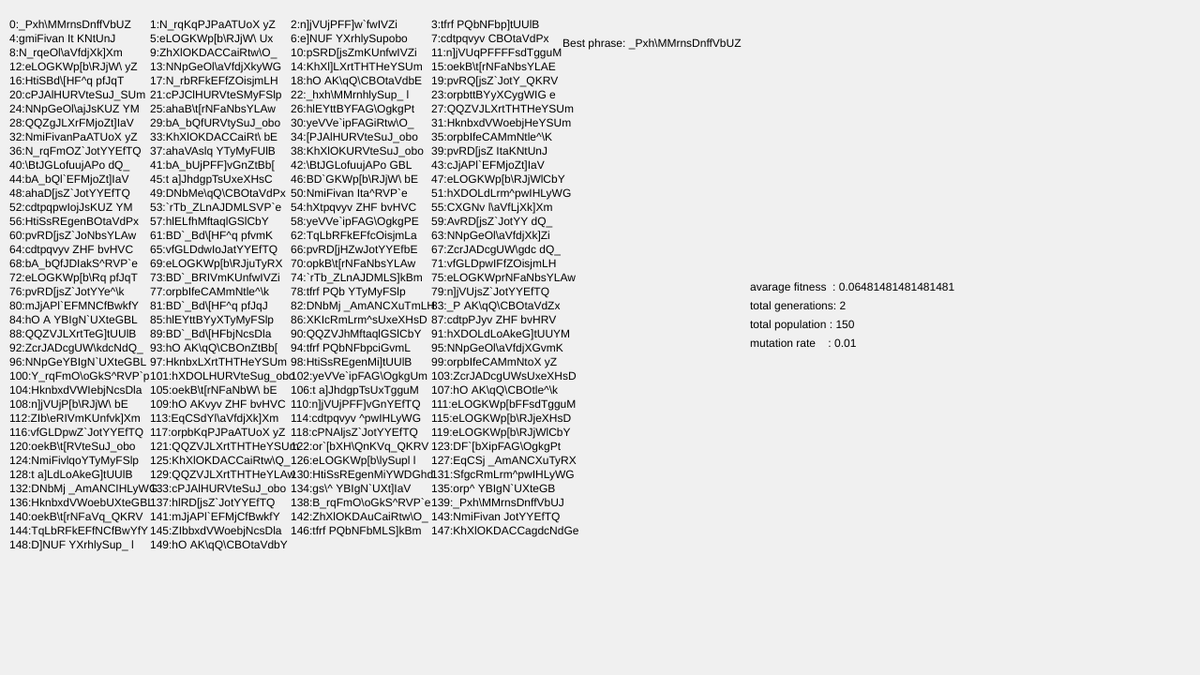
Frame 1 (no input)
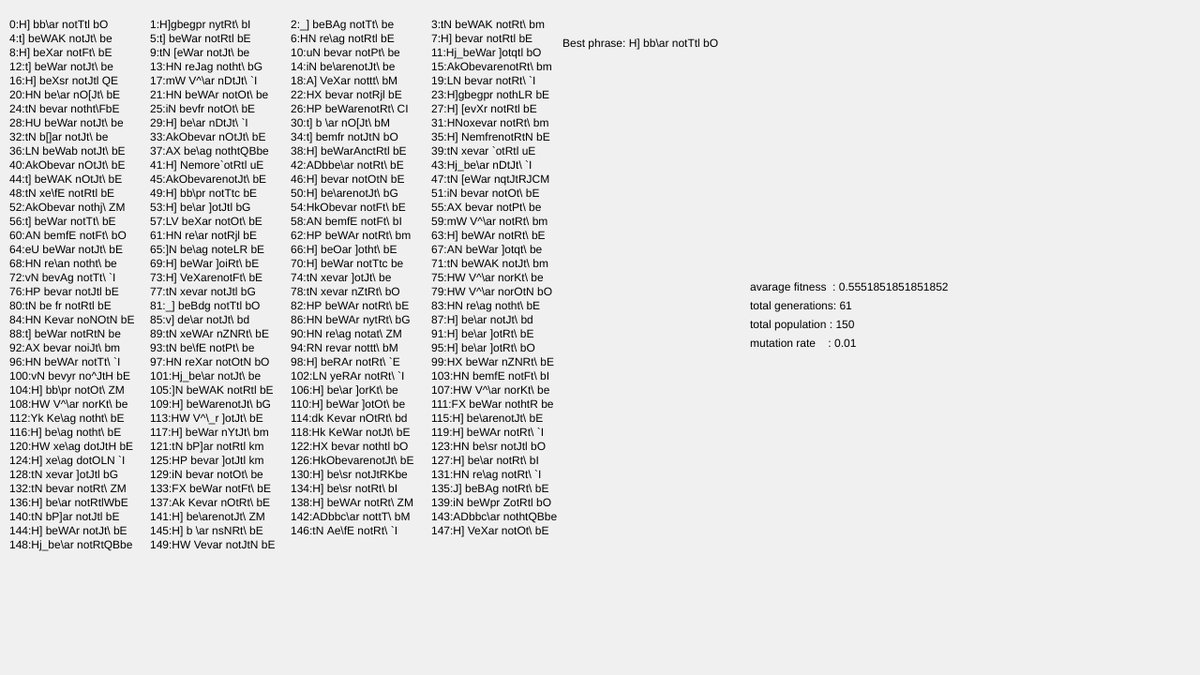
Frame 60 (no input)
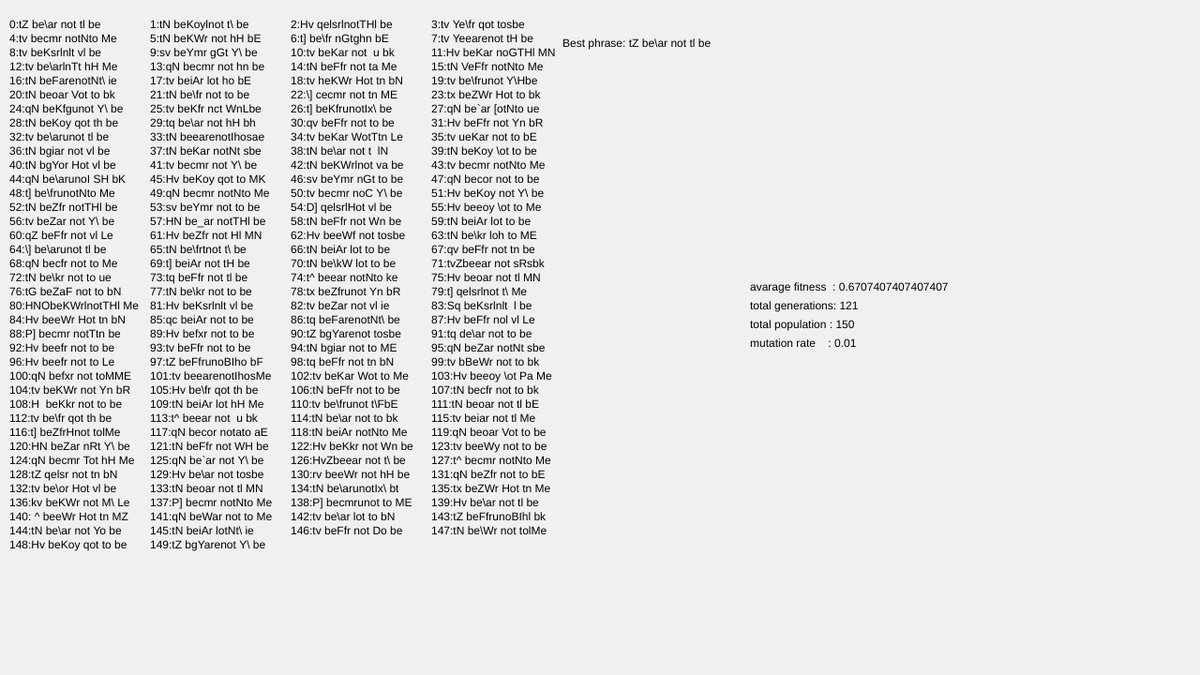
Frame 120 (the mouse pressed at the canvas centre since frame 60)

The p5.js sketch that drew these frames (run headless with seeded random() and noise() and a simulated clock; from frame 60 on, the mouse is pressed at the canvas centre):

// p5.js sketch
// ── sketch.js
/// <reference path="../../p5.global-mode.d.ts" />
// Excercise_9.6
// ok 各世代でターゲットに最も近い句を表示
// ok 世代数表示
// ok 平均適応度(fitness)
function newChar() {
	let c = floor(random(64, 122)); // ascii code.
	c = (c === 64) ? 32 : c; // @ mark to space.
	return String.fromCharCode(c);
}

class DNA {
	constructor(dnaLength) {
		this.genes = Array.from(Array(dnaLength), () => newChar());
		this.fitness = 0;
    }
    calcScore(target) {
        return this.genes.reduce((p, c, i, a) => c === target[i] ? ++p : p, 0); 
    }
	// 適応度関数
	calcFitness(target) {
		this.fitness = this.calcScore(target) / target.length;
	}
	// 交叉
	crossover(partner) {
		let child = new DNA(this.genes.length);
		const midpoint = floor(random(this.genes.length));
		child.genes = child.genes.map((v, i) => (i > midpoint) ? this.genes[i] : partner.genes[i]);
		return child;
	}
	// 突然変異
	mutate(mutationRate) {
		this.genes.forEach((v, i, a) => a[i] = random(1) < mutationRate ? newChar() : v);
	}
}

// 人口
class Population {
	constructor(target, populationCount, mutationRate = 0.01) {
		this.target = target;
		this.generationCount = 1;
		this.mutationRate = mutationRate;

		this.create(target.length, populationCount);
	}
	// ステップ1.集団の作成
	create(dnaLength, populationCount) {
		this.population = Array.from(Array(populationCount), () => new DNA(dnaLength));
	}
	// ステップ2.選択
	select() {
		// 集団の各要素の適応度を計算
		this.population.forEach((dna, i, a) => dna.calcFitness(this.target));
		// 交配プールを作成
		// TODO Exercise 9.2
		// TODO Exercise 9.3
		this.matingPool = [];
		this.population.forEach((dna, i, a) => {
			let n = floor(dna.fitness * 100);
			Array.prototype.push.apply(this.matingPool, Array(n).fill(this.population[i]));
		});
		return this;
	}
	// ステップ3. 生殖(reproduction)
	reproduct() {
		this.population = this.population.map((v, i) => {
			let parent1 = this.matingPool[floor(random(this.matingPool.length))];
			let parent2 = this.matingPool[floor(random(this.matingPool.length))];
			// 交叉
			let child = parent1.crossover(parent2);
			// 突然変異
			child.mutate(this.mutationRate);
			return child;
		});
		return this;
	}
	// 表示
	display() {
		this.population.map((dna) => dna.genes.join(''))
			.forEach((v, i, a) => {
				let x = i % 4;
				let y = int(i / 4);
				if (v === this.target) {
					fill(255, 0, 0);
				} else {
					fill(0, 0, 0);
				}
				text(`${i}:${v}`, 10 + (x * 150), 30 + (y * 15));
			});

		// status
		// best phrase
		let currentMax = -1;
		let maxDna;
		this.population.forEach((dna, i, o) => {
			if (currentMax === -1) {
				currentMax = dna.fitness;
				maxDna = dna;
			} else if (dna.genes.join('') === this.target) {
				currentMax = dna.fitness;
				maxDna = dna;
			} else if (currentMax > dna.fitness) {
				currentMax = dna.fitness;
				maxDna = dna;
			}
		});
		text(`Best phrase: ${maxDna.genes.join('')}`, 600, 50);
		// ステップ3.生殖で、DNAオブジェクトが子供になるので、まだdna.fitnessが0.0。そのためfitnessを計算する必要がある。
		text(`avarage fitness  : ${this.average()}`, 800, 310);
		text(`total generations: ${++this.generationCount}`, 800, 330);
		text(`total population : ${this.population.length}`, 800, 350);
		text(`mutation rate    : ${this.mutationRate}`, 800, 370);
		return this;
	}
	average() {
		const sumDnaLength = this.population.length * this.population[0].genes.length;
		const scores = this.population.map(dna => dna.calcScore(this.target));
		return scores.reduce((p, c, i, a) => p + c, 0) / sumDnaLength;
	}
	// TARGET文字列ができたら、プログラム停止。
	isPause() {
        return this.population.findIndex((dna, i, a) => dna.genes.join('') === this.target) !== -1 ? true : false;
	}
}
let population;

function setup() {
	let canvas = createCanvas(1280, 720);

	const TARGET = "to be or not to be";
	const POPULATION_COUNT = 150;
	const MUTATE_RATE = 0.01;
	population = new Population(TARGET, POPULATION_COUNT, MUTATE_RATE);
}

function draw() {
	background(240);
	population.select().reproduct().display();
	population.isPause() && noLoop();
}
